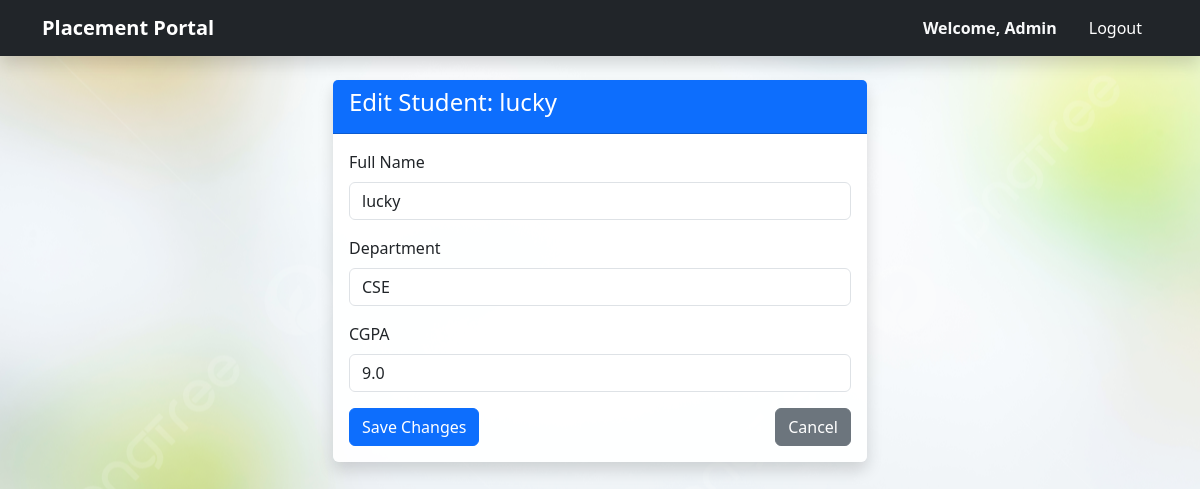
Before: /admin/student/edit/1 (signed in) with the older database file.
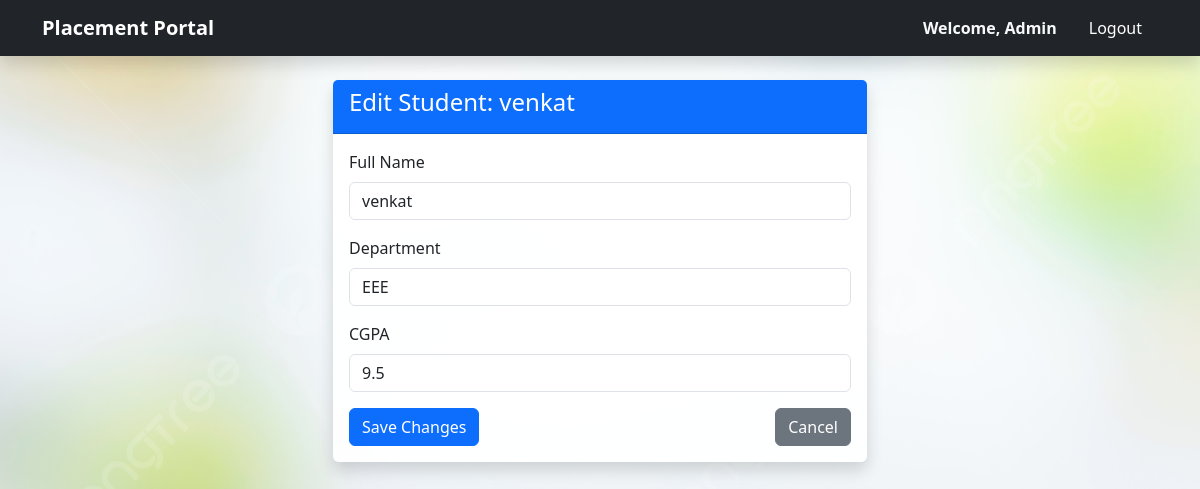
After: the same page with the newer database file.
### models.py (models this page shows)
class Student(db.Model):
    id = db.Column(db.Integer, primary_key=True)
    user_id = db.Column(db.Integer, db.ForeignKey('user.id'), nullable=False)
    name = db.Column(db.String(100), nullable=False)
    department = db.Column(db.String(100))
    cgpa = db.Column(db.Float)
    status = db.Column(db.String(20), default='Active')
    resume_link = db.Column(db.String(255))
    applications = db.relationship(
        'Application',
        backref='student',
        cascade="all, delete-orphan"
    )

### routes/admin_routes.py (the view, shortened to what this page needs)
@admin_bp.route('/student/edit/<int:id>', methods=['GET', 'POST'])
def edit_student(id):
    if not is_admin(): return redirect(url_for('auth.login'))
    student = Student.query.get_or_404(id)
    return render_template('admin/edit_student.html', student=student)

### routes/admin_routes.py (called while the page is built)
def is_admin():
    return session.get('role') == 'admin'

### templates/admin/edit_student.html
{% extends "base.html" %}
{% block content %}
<div class="container">
    <div class="row justify-content-center">
        <div class="col-md-6">
            <div class="card shadow">
                <div class="card-header bg-primary text-white">
                    <h4>Edit Student: {{ student.name }}</h4>
                </div>
                <div class="card-body">
                    <form method="POST" action="{{ url_for('admin.edit_student', id=student.id) }}">
                        <div class="mb-3">
                            <label class="form-label">Full Name</label>
                            <input type="text" name="name" class="form-control" value="{{ student.name }}" required>
                        </div>
                        <div class="mb-3">
                            <label class="form-label">Department</label>
                            <input type="text" name="department" class="form-control" value="{{ student.department }}">
                        </div>
                        <div class="mb-3">
                            <label class="form-label">CGPA</label>
                            <input type="text" name="cgpa" class="form-control" value="{{ student.cgpa or '' }}">
                        </div>
                        <div class="d-flex justify-content-between">
                            <button type="submit" class="btn btn-primary">Save Changes</button>
                            <a href="{{ url_for('admin.manage_students') }}" class="btn btn-secondary">Cancel</a>
                        </div>
                    </form>
                </div>
            </div>
        </div>
    </div>
</div>
{% endblock %}

Changed rows visible on the page:
changed Student: name "lucky" → "venkat"; department "CSE" → "EEE"; cgpa "9.0" → "9.5"
